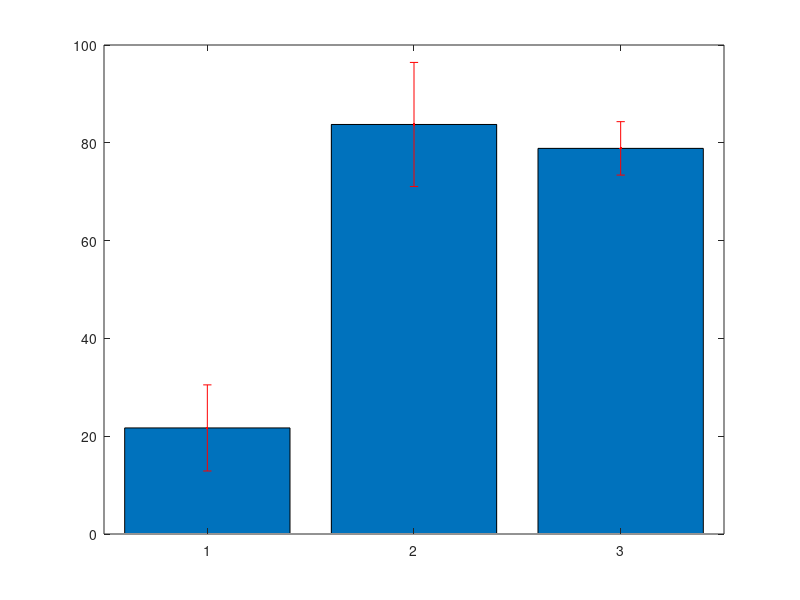

Write the MATLAB code that produced this figure. (Note: this script raises an error after producing the figure.)
clear;
close all;
clc;
%% Data
lp1 = [
    0 3890 1.0088206950958953 3.924312503923033
    1 1455 1.0610270532543933 1.543794362485142
    2 4230 0.9698472734566006 4.10245396672142
    3 4555 0.9593282311429704 4.36974009285623
    4 780 1.102880350420086 0.8602466733276669
    5 4980 0.9903874528578828 4.932129515232257
    6 2750 0.9253172565845867 2.5446224556076134
    7 3150 0.9052400569072491 2.8515061792578345
    ];
lp2=[
    0 1465 1.203853157400052 1.7636448755910763
    1 3280 0.9295719695243234 3.048996060039781
    2 775 1.192478732884209 0.924171017985262
    3 3515 0.934095729364672 3.283346488716822
    4 3335 0.9417114510780749 3.1406076893453796
    ];
lp3=[
    0 2970 0.9738629909578043 2.892373083144679
    1 1185 1.0474943673348402 1.2412808252917857
    2 3600 0.9462060334745899 3.4063417205085234
    3 525 1.0279028039005098 0.5396489720477676
    4 2025 1.0507712724861207 2.127811826784394
    5 2866 0.9504430584074427 2.723969805395731
    ];
lp4=[
    0 3335 0.9531715297444827 3.17882705169785
    1 630 1.0689522856595903 0.6734399399655419
    2 2740 0.9503707152952611 2.6040157599090152
    3 4650 0.9913469958218916 4.609763530571795
    4 6010 0.9634252795757868 5.7901859302504795
    5 780 1.0717231470559867 0.8359440547036696
    6 3875 0.9289526906656138 3.5996916763292535
    7 630 1.0882936796813782 0.6856250181992684
    8 895 1.1098948901584715 0.993355926691832
    9 3140 0.943312009616095 2.9619997101945383
    ];
lp5=[
    0 3125 0.9802001822888095 3.0631255696525295
    1 635 1.1134742235252513 0.7070561319385346
    2 6015 0.9487583236685666 5.706781316866428
    3 1595 1.2415171779153304 1.980219898774952
    4 1125 1.121762854335895 1.261983211127882
    5 3295 0.9727828011596518 3.2053193298210525
    6 4616 0.8623659710846663 3.9806813225268196
    7 640 1.0521150780712034 0.6733536499655702
    8 6110 0.7996139805304215 4.885641421040876
    9 1675 1.2402666204476973 2.077446589249893
    10 475 1.0164501728059547 0.4828138320828285
    11 4430 0.9667360286505032 4.2826406069217295
    ];
cp1 = [
    0 1905 1.2673512435403365 2.414304118944341
    1 4035 0.9880790501090011 3.9868989671898194
    2 3480 0.9875656676000227 3.436728523248079
    3 1815 1.0873924099959567 1.9736172241426613
    4 3986 1.0228100681858379 4.07692093178875
    5 3050 1.07761051319525 3.2867120652455126
    6 3255 1.0627029216787174 3.459098010064225
    7 2025 1.1264750689870635 2.2811120146988038
    8 1235 1.2022951711521523 1.484834536372908
    9 4346 0.9507467395497888 4.131945330083382
    10 3445 1.0394579657635208 3.580932692055329
    11 1470 1.0874018748519434 1.5984807560323568
    12 4095 0.9729929758033348 3.984406235914656
    13 1635 1.0978039111162938 1.7949093946751404
    14 4449 0.9307395688552779 4.140860341837131
    15 1765 1.1209520810416174 1.9784804230384545
    16 3406 0.942624424209981 3.2105787888591952
    17 1390 1.0485240359441248 1.4574484099623335
    18 1545 1.0329791827525618 1.595952837352708
    19 4530 0.927696119580408 4.202463421699248
    20 2855 0.9734124653331148 2.7790925885260425
    21 1390 1.1330011588097206 1.5748716107455116
    22 4275 1.0448006424224106 4.466522746355805
    23 2348 1.0440452951908636 2.451418353108148
    24 4415 0.9942151084579501 4.389459703841849
    25 1420 1.0768854289748218 1.5291773091442469
    26 4205 0.9510983689829403 3.999368641573264
    27 1420 1.0755344380376564 1.527258902013472
    28 2295 1.0471802799051941 2.4032787423824207
    29 3356 0.9443071649523301 3.16909484558002
    30 2340 1.1286354748964091 2.641007011257597
    ];
cp2 = [
    0 3450 1.0273196635484572 3.5442528392421773
    1 1870 1.096015320007397 2.049548648413832
    2 3620 0.989648080346611 3.5825260508547316
    3 1690 1.1530109862925768 1.948588566834455
    4 6440 0.9266282728660121 5.967486077257118
    5 1385 1.1688335949384756 1.6188345289897887
    6 2395 1.094879024169292 2.6222352628854546
    7 3070 0.9807579698646902 3.010926967484599
    8 1855 1.0960888903563784 2.0332448916110817
    9 1320 1.1443031555809065 1.5104801653667967
    10 1290 1.109549385216667 1.4313187069295004
    11 415 1.1146495005951829 0.4625795427470009
    12 4174 0.9883513203553793 4.125378411163353
    13 1615 1.0381343167115356 1.67658692148913
    14 2897 1.0013821870612232 2.9010041959163635
    15 1795 1.0417499489987467 1.86994115845275
    16 3043 0.9698131937291891 2.9511415485179224
    17 1725 1.3245504940874173 2.2848496023007945
    18 3126 0.9390474895438737 2.935462452314149
    19 1540 1.1194429177891676 1.7239420933953182
    20 3755 0.9791807974125495 3.6768238942841234
    21 1765 1.0750861901005313 1.897527125527438
    22 1610 1.0251873554164759 1.650551642220526
    23 2062 1.0999500729928517 2.2680970505112605
    24 1490 1.009256061530364 1.5037915316802424
    25 1320 1.016886822056689 1.3422906051148293
    26 5070 0.6140766640310743 3.1133686866375463
    ];
cp3 = [
    0 3505 0.993073408825086 3.4807222979319263
    1 1885 1.1180702631557127 2.1075624460485183
    2 4299 1.001056412868601 4.303541518922116
    3 2285 1.0622960295525248 2.427346427527519
    4 4110 0.9685400497295059 3.980699604388269
    5 1341 1.148746765090313 1.5404694119861098
    6 5790 0.976689266412359 5.655030852527559
    7 3190 1.05268009188577 3.358049493115606
    8 3209 0.9887095597861242 3.1727689773536727
    9 1970 1.0184566774689547 2.0063596546138407
    10 2065 1.083788952011477 2.2380241859037002
    11 5965 0.9583153603019833 5.7163511242013305
    12 1410 1.1516225551860257 1.6237878028122963
    13 860 1.0810669859858308 0.9297176079478146
    14 2135 1.278874256131602 2.73039653684097
    15 2520 1.0664794422175565 2.6875281943882423
    16 3580 0.9663378585987054 3.459489533783365
    17 2895 1.0902349003755034 3.1562300365870826
    18 1580 1.012286823844384 1.5994131816741266
    19 1825 1.1547555389815312 2.1074288586412946
    20 4215 1.034624016967635 4.3609402315185815
    21 1200 1.1942802005170439 1.4331362406204526
    22 4730 1.0096521782936614 4.775654803329018
    23 1135 1.0990961239114507 1.2474741006394965
    24 2745 1.0953065254485579 3.0066164123562915
    25 1305 1.129850572235049 1.4744549967667389
    26 2158 1.0628141265271422 2.293552885045573
    27 2430 1.0733492391010866 2.60823865101564
    ];
cp4=[
    0 4515 1.023685212122565 4.621938732733382
    1 1850 1.100450454179167 2.0358333402314592
    2 2215 1.0039994168940105 2.223858708420233
    3 4425 1.0112488036838656 4.474775956301105
    4 2040 1.0895712275667706 2.2227253042362123
    5 1400 1.1236324333364984 1.5730854066710978
    6 3300 0.9719586399951917 3.2074635119841326
    7 2410 1.0802129362755917 2.6033131764241757
    8 1750 1.1616488071821571 2.032885412568775
    9 5670 0.9258287205499578 5.249448845518261
    10 2420 1.0286835545949533 2.489414202119787
    11 6400 0.8892785814429751 5.691382921235041
    12 1484 1.0688821683343899 1.5862211378082345
    13 4795 0.9603264029794246 4.604765102286341
    14 1800 1.063412203540891 1.914141966373604
    15 4315 0.9143513654790879 3.9454261420422645
    16 4140 0.9887198522190742 4.0933001881869675
    17 1365 1.0915155591537198 1.4899187382448276
    18 3910 0.9409281841390006 3.6790291999834923
    19 2260 1.1087124407496534 2.5056901160942164
    20 3114 0.9517750716717241 2.963827573185749
    21 1935 1.0578209073330713 2.046883455689493
    22 1420 1.1052165599254575 1.5694075150941496
    23 2685 1.0756010408184977 2.8879887945976668
    24 3800 1.0275297943146644 3.904613218395725
    25 1515 1.1703255035441475 1.7730431378693836
    26 6835 0.8152818881959859 5.572451705819564
    27 880 1.1332174595615867 0.9972313644141964
    28 3830 1.000689804778273 3.832641952300786
    29 1240 1.1156801148072095 1.3834433423609398
    30 2480 1.0192490305510928 2.52773759576671
    31 8845 0.9664332922742322 8.548102470165585
    ];
cp5 = [
    0 1175 1.1585207146052454 1.3612618396611633
    1 6190 0.9337012239692091 5.779610576369404
    2 3160 0.9943291856048125 3.1420802265112076
    3 1581 1.1526020119800757 1.8222637809404996
    4 3720 1.0255785512677111 3.815152210715886
    5 2541 1.181159673717811 3.001326730916958
    6 3973 1.0694940164542956 4.249099727372916
    7 1965 1.1601334284096092 2.2796621868248823
    8 3205 0.9910432646631028 3.1762936632452443
    9 2555 1.116231510660614 2.851971509737869
    10 4645 1.0149305166127123 4.714352249666048
    11 3420 0.9879040526309498 3.3786318599978484
    12 1565 1.1349492760402131 1.7761956170029334
    13 4120 0.9338881037187583 3.8476189873212845
    14 1660 1.0833587958077147 1.7983756010408065
    15 1635 1.071019279606814 1.7511165221571412
    16 4525 1.0708639654876912 4.845659443831803
    17 1655 1.1433451231886498 1.8922361788772153
    18 1855 1.0809015461924498 2.0050723681869944
    19 1025 1.0945546917051387 1.1219185589977672
    20 1820 1.1225181791206842 2.042983085999645
    21 3415 1.059875343476308 3.6194742979715917
    22 1130 1.3068010299939283 1.4766851638931389
    23 3575 1.0035937295759905 3.587847583234166
    24 1135 1.0865904029864948 1.2332801073896718
    25 3605 1.0437389526390224 3.7626789242636756
    26 1160 1.082813740501496 1.2560639389817352
    27 3590 0.9500396251150242 3.4106422541629366
    28 3010 0.974735962492816 2.933955247103376
    29 2165 1.093614767294411 2.3676759711923996
    ];

sp1 = [
    0 775 1.8018436631651316 1.396428838952977
    1 1850 1.224445430729376 2.2652240468493456
    2 1025 1.2278294224960689 1.2585251580584706
    3 5771 1.3695883027226847 7.903894095012613
    4 2055 1.2147614138311862 2.4963347054230876
    5 1600 1.2701030289919455 2.0321648463871127
    6 1125 1.0282580802493366 1.1567903402805035
    7 1135 1.062417365506856 1.2058437098502817
    8 3055 1.1592409373742558 3.5414810636783516
    9 1125 1.2294871549484505 1.383173049317007
    10 3135 1.206448176997359 3.7822150348867205
    11 1200 1.1975328178207374 1.4370393813848847
    12 2750 1.203477185737135 3.309562260777121
    13 1300 1.1833354577113098 1.5383360950247027
    14 1230 1.1773170612920978 1.4480999853892802
    15 3108 1.1631227830552546 3.6149856097357316
    16 1220 1.1954002013330225 1.4583882456262875
    17 3073 1.1273116292418885 3.4642286366603234
    18 1495 1.1085560012185396 1.6572912218217166
    19 3855 1.3203728473871 5.090037326677271
    20 1295 1.1450351761808375 1.4828205531541847
    21 910 1.2952921184466093 1.1787158277864143
    22 6290 0.968560660000316 6.0922465514019875
    23 1255 1.3000078275287523 1.631509823548584
    24 3750 1.1744346189906254 4.404129821214845
    25 930 1.2366702410908599 1.1501033242144998
    26 1150 1.2400769869297403 1.4260885349692014
    27 3525 1.1887156519694702 4.190222673192382
    28 995 1.190613676353487 1.1846606079717195
    29 1040 1.1520868276543605 1.1981703007605349
    ];

sp2=[
    30 6440 0.9692541892280839 6.24199697862886
    31 1385 1.1988340081091844 1.6603851012312203
    32 1520 1.1403480623972873 1.7333290548438767
    33 1004 1.1550857124206513 1.159706055270334
    34 2945 1.3390719466642855 3.943566882926321
    35 1170 1.1604078106656066 1.3576771384787596
    36 5715 1.0136825593989311 5.793195826964891
    37 1085 1.1396275812909515 1.2364959257006825
    38 1655 1.2455176300634763 2.061331677755053
    39 4185 1.1276741236241137 4.719316207366916
    40 995 1.1199401432678728 1.1143404425515335
    41 2740 1.1190948710467983 3.0663199466682274
    42 1040 1.1167477375367918 1.1614176470382636
    43 3580 1.1286569627650163 4.040591926698758
    44 1010 1.2018695674119222 1.2138882630860415
    45 6060 1.0403060518157403 6.304254674003386
    46 1360 1.2142301966092452 1.6513530673885737
    47 5645 0.9273269057853939 5.234760383158548
    48 1060 1.1381043551823868 1.20639061649333
    49 2885 1.2032566588330418 3.471395460733326
    50 1010 1.104547401760669 1.1155928757782756
    51 3650 1.1260298883637274 4.110009092527606
    52 1445 1.1380672076055498 1.6445071149900194
    53 1400 1.181416685199475 1.653983359279265
    54 3385 1.219546152091698 4.128163724830398
    55 1020 1.1808773141168298 1.2044948603991663
    56 3042 1.2077614936171077 3.6740104635832416
    57 1225 1.1528975320049002 1.4122994767060026
    58 2925 1.1923835359574892 3.4877218426756564
    59 1650 1.148222247248501 1.8945667079600266
    ];

sp3=[
    60 1040 1.2142024791616688 1.2627705783281356
    61 3935 1.1866039389499194 4.669286499767932
    62 1620 1.2181414500669328 1.973389149108431
    63 1780 1.171203909202375 2.084742958380227
    64 1070 1.155741325769953 1.2366432185738496
    65 1028 1.158221770552227 1.1906519801276896
    66 3300 1.1875747572691557 3.918996698988214
    67 1715 1.1729398175118082 2.011591787032751
    68 1020 1.15742413020385 1.180572612807927
    69 1060 1.1357021585002198 1.203844288010233
    70 3948 1.152848216341467 4.551444758116112
    71 1085 1.1294960304319244 1.2255031930186377
    72 2965 1.4142649247116899 4.1932955017701605
    73 1095 1.1330796511307932 1.2407222179882185
    74 5220 1.2099545911013692 6.315962965549147
    75 1028 1.1762200999747807 1.2091542627740746
    76 3170 1.2862175885992337 4.077309755859571
    77 1120 1.1495386328159714 1.2874832687538877
    78 1025 1.187945640279086 1.2176442812860633
    79 950 1.159371963241877 1.1014033650797832
    80 3585 1.209584543880874 4.336360589812934
    81 1036 1.2891946429550507 1.3356056501014324
    82 2915 1.308788310168134 3.8151179241401105
    83 1040 1.1963511273292742 1.2442051724224452
    84 2970 1.2568633719959768 3.7328842148280508
    85 1095 1.161822629789899 1.2721957796199395
    86 3085 1.2958078505226087 3.997567218862248
    87 1070 1.1407843828488107 1.2206392896482272
    88 3130 1.2131239088425652 3.797077834677229
    89 1030 1.150618289417443 1.1851368380999663
    ];

sp4=[
    90 2940 1.3592488548329769 3.996191633208952
    90 2940 1.3592488548329769 3.996191633208952
    91 1040 1.1809912956002766 1.2282309474242876
    92 3071 1.24404700283771 3.8204683457146076
    93 1010 1.1266286074929595 1.137894893567889
    94 1775 1.1619721439693758 2.062500555545642
    95 3699 1.207553697714971 4.466741127847677
    96 1710 1.131270942324706 1.9344733113752475
    97 4625 1.1027443971645041 5.100192836885832
    98 1010 1.2140124201694482 1.2261525443711427
    99 3425 1.2090101900736916 4.140859901002393
    100 2095 1.1457784410882015 2.400405834079782
    101 1055 1.210227275002073 1.276789775127187
    102 3447 1.2800934678549216 4.412482183695914
    103 1060 1.148974333512523 1.2179127935232745
    104 2910 1.2936776894773858 3.7646020763791928
    105 1030 1.1955104048410083 1.2313757169862385
    106 1155 1.1290392890905518 1.3040403788995876
    107 3540 1.1746587271430438 4.158291894086375
    108 985 1.1401443649947605 1.123042199519839
    109 3270 1.2024502746473158 3.932012398096723
    110 1075 1.086619669015019 1.1681161441911454
    111 3455 1.16026134985689 4.008702963755555
    112 1035 1.1303783336370978 1.1699415753143962
    113 3410 1.2161921125359922 4.147215103747733
    114 1013 1.1709858042584214 1.1862086197137807
    115 3666 1.1958253566079333 4.383895757324684
    116 1125 1.1378546813295893 1.280086516495788
    117 3050 1.2063881702590329 3.6794839192900506
    118 930 1.2388824682310395 1.1521606954548667
    119 3490 1.1952038097650493 4.171261296080021
    ];
%%
%energy calculation
ml1 = sum(lp1(:,4));
ml2 = sum(lp2(:,4));
ml3 = sum(lp3(:,4));
ml4 = sum(lp4(:,4));
ml5 = sum(lp5(:,4));

mc1 = sum(cp1(:,4));
mc2 = sum(cp2(:,4));
mc3 = sum(cp3(:,4));
mc4 = sum(cp4(:,4));
mc5 = sum(cp5(:,4));

ms1 = sum(sp1(:,4));
ms2 = sum(sp2(:,4));
ms3 = sum(sp3(:,4));
ms4 = sum(sp4(:,4));
%ms5 = sum(sp5(:,4));

mean_ll = mean([ml1 ml2 ml3 ml4 ml5]);
std_ll = std([ml1 ml2 ml3 ml4 ml5]);

mean_c = mean([mc1 mc2 mc3 mc4 mc5]);
std_c = std([mc1 mc2 mc3 mc4 mc5]);

mean_s = mean([ms1 ms2 ms3 ms4 ]);
std_s = std([ms1 ms2 ms3 ms4]);

% Number of generated queries 
nl1 = length(lp1);
nl2 = length(lp2);
nl3 = length(lp3);
nl4 = length(lp4);
nl5 = length(lp5);

nc1 = length(cp1);
nc2 = length(cp2);
nc3 = length(cp3);
nc4 = length(cp4);
nc5 = length(cp5);

ns1 = length(sp1);
ns2 = length(sp2);
ns3 = length(sp3);
ns4 = length(sp4);
%ns5 = length(sp5);

mean_ll_n = mean([nl1 nl2 nl3 nl4 nl5]);
std_ll_n = std([nl1 nl2 nl3 nl4 nl5]);

mean_c_n = mean([nc1 nc2 nc3 nc4 nc5]);
std_c_n = std([nc1 nc2 nc3 nc4 nc5]);

mean_s_n = mean([ns1 ns2 ns3 ns4 ]);
std_s_n = std([ns1 ns2 ns3 ns4 ]);

%% plot
figure('Position',[440 378 560 620/3]);
bar([mean_ll mean_c mean_s]);
hold on
errorbar([mean_ll mean_c mean_s],[std_ll std_c std_s],'r.' , 'LineWidth' , 2);
ylabel('Joule');
hold off
labels = {'LP','CP' , 'SP'};
set(gca , 'xticklabel' , labels);
set(gca , 'fontsize' , 20);

figure('Position',[440 378 560 620/3]);
bar([mean_ll_n mean_c_n mean_s_n]);
hold on
errorbar([mean_ll_n mean_c_n mean_s_n],[std_ll_n std_c_n std_s_n],'r.' , 'LineWidth' , 2);
ylabel('Number of queries');
hold off

labels = {'LP','CP' , 'SP'};
set(gca , 'xticklabel' , labels);
set(gca , 'fontsize' , 20);